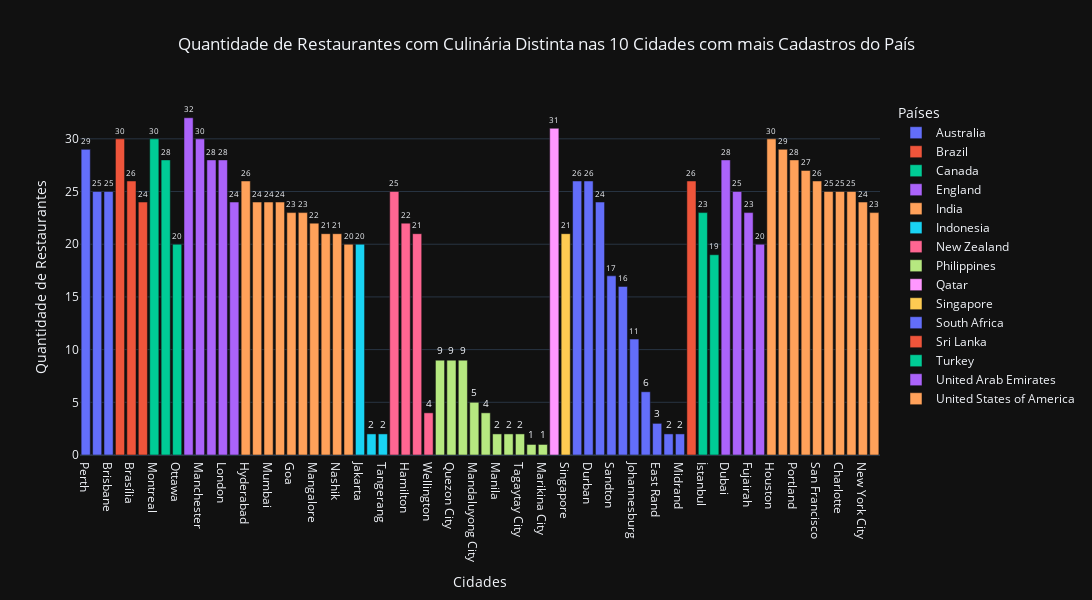

The notebook cell this image was saved under:
### Code cell
# Quantidade de Restaurantes com Culinária Distinta nas 10 Cidades com mais Cadastros do País
cols = ['country_name', 'city', 'cuisines']
df = df_original.copy()
x = 'city'
y = 'cuisines'
z = 'country_name'
operacao = pd.Series.nunique
title = 'Quantidade de Restaurantes com Culinária Distinta nas 10 Cidades com mais Cadastros do País'
xaxis_title = 'Cidades'
yaxis_title = 'Quantidade de Restaurantes'
legend_title_text = 'Países'

restaurantes_por_cidade = cities_bar_plot(df, cols, x, y, z, operacao, ascending = [True, False], title = title, xaxis_title = xaxis_title, yaxis_title = yaxis_title, legend_title_text = legend_title_text)
restaurantes_por_cidade

### Figure 1 — Plotly figure (JSON) as saved in the notebook; plotly's stock layout.template omitted (floating-point values rounded to 4 significant figures)
{"data": [{"alignmentgroup": "True", "hovertemplate": "country_name=Australia<br>city=%{x}<br>cuisines=%{text}<extra></extra>", "legendgroup": "Australia", "marker": {"color": "#636efa", "pattern": {"shape": ""}}, "name": "Australia", "offsetgroup": "Australia", "orientation": "v", "showlegend": true, "text": [29, 25, 25], "textfont": {"size": 10}, "textposition": "outside", "texttemplate": "%{text:.0f}", "type": "bar", "x": ["Perth", "Adelaide", "Brisbane"], "xaxis": "x", "y": [29, 25, 25], "yaxis": "y"}, {"alignmentgroup": "True", "hovertemplate": "country_name=Brazil<br>city=%{x}<br>cuisines=%{text}<extra></extra>", "legendgroup": "Brazil", "marker": {"color": "#EF553B", "pattern": {"shape": ""}}, "name": "Brazil", "offsetgroup": "Brazil", "orientation": "v", "showlegend": true, "text": [30, 26, 24], "textfont": {"size": 10}, "textposition": "outside", "texttemplate": "%{text:.0f}", "type": "bar", "x": ["São Paulo", "Brasília", "Rio de Janeiro"], "xaxis": "x", "y": [30, 26, 24], "yaxis": "y"}, {"alignmentgroup": "True", "hovertemplate": "country_name=Canada<br>city=%{x}<br>cuisines=%{text}<extra></extra>", "legendgroup": "Canada", "marker": {"color": "#00cc96", "pattern": {"shape": ""}}, "name": "Canada", "offsetgroup": "Canada", "orientation": "v", "showlegend": true, "text": [30, 28, 20], "textfont": {"size": 10}, "textposition": "outside", "texttemplate": "%{text:.0f}", "type": "bar", "x": ["Montreal", "Calgary", "Ottawa"], "xaxis": "x", "y": [30, 28, 20], "yaxis": "y"}, {"alignmentgroup": "True", "hovertemplate": "country_name=England<br>city=%{x}<br>cuisines=%{text}<extra></extra>", "legendgroup": "England", "marker": {"color": "#ab63fa", "pattern": {"shape": ""}}, "name": "England", "offsetgroup": "England", "orientation": "v", "showlegend": true, "text": [32, 30, 28, 28, 24], "textfont": {"size": 10}, "textposition": "outside", "texttemplate": "%{text:.0f}", "type": "bar", "x": ["Birmingham", "Manchester", "Edinburgh", "London", "Glasgow"], "xaxis": "x", "y": [32, 30, 28, 28, 24], "yaxis": "y"}, {"alignmentgroup": "True", "hovertemplate": "country_name=India<br>city=%{x}<br>cuisines=%{text}<extra></extra>", "legendgroup": "India", "marker": {"color": "#FFA15A", "pattern": {"shape": ""}}, "name": "India", "offsetgroup": "India", "orientation": "v", "showlegend": true, "text": [26, 24, 24, 24, 23, 23, 22, 21, 21, 20], "textfont": {"size": 10}, "textposition": "outside", "texttemplate": "%{text:.0f}", "type": "bar", "x": ["Hyderabad", "Chennai", "Mumbai", "Puducherry", "Goa", "Kochi", "Mangalore", "Kanpur", "Nashik", "Guwahati"], "xaxis": "x", "y": [26, 24, 24, 24, 23, 23, 22, 21, 21, 20], "yaxis": "y"}, {"alignmentgroup": "True", "hovertemplate": "country_name=Indonesia<br>city=%{x}<br>cuisines=%{text}<extra></extra>", "legendgroup": "Indonesia", "marker": {"color": "#19d3f3", "pattern": {"shape": ""}}, "name": "Indonesia", "offsetgroup": "Indonesia", "orientation": "v", "showlegend": true, "text": [20, 2, 2], "textfont": {"size": 10}, "textposition": "outside", "texttemplate": "%{text:.0f}", "type": "bar", "x": ["Jakarta", "Bogor", "Tangerang"], "xaxis": "x", "y": [20, 2, 2], "yaxis": "y"}, {"alignmentgroup": "True", "hovertemplate": "country_name=New Zealand<br>city=%{x}<br>cuisines=%{text}<extra></extra>", "legendgroup": "New Zealand", "marker": {"color": "#FF6692", "pattern": {"shape": ""}}, "name": "New Zealand", "offsetgroup": "New Zealand", "orientation": "v", "showlegend": true, "text": [25, 22, 21, 4], "textfont": {"size": 10}, "textposition": "outside", "texttemplate": "%{text:.0f}", "type": "bar", "x": ["Auckland", "Hamilton", "Wellington City", "Wellington"], "xaxis": "x", "y": [25, 22, 21, 4], "yaxis": "y"}, {"alignmentgroup": "True", "hovertemplate": "country_name=Philippines<br>city=%{x}<br>cuisines=%{text}<extra></extra>", "legendgroup": "Philippines", "marker": {"color": "#B6E880", "pattern": {"shape": ""}}, "name": "Philippines", "offsetgroup": "Philippines", "orientation": "v", "showlegend": true, "text": [9, 9, 9, 5, 4, 2, 2, 2, 1, 1], "textfont": {"size": 10}, "textposition": "outside", "texttemplate": "%{text:.0f}", "type": "bar", "x": ["Makati City", "Quezon City", "Taguig City", "Mandaluyong City", "Pasig City", "Manila", "Pasay City", "Tagaytay City", "Las Piñas City", "Marikina City"], "xaxis": "x", "y": [9, 9, 9, 5, 4, 2, 2, 2, 1, 1], "yaxis": "y"}, {"alignmentgroup": "True", "hovertemplate": "country_name=Qatar<br>city=%{x}<br>cuisines=%{text}<extra></extra>", "legendgroup": "Qatar", "marker": {"color": "#FF97FF", "pattern": {"shape": ""}}, "name": "Qatar", "offsetgroup": "Qatar", "orientation": "v", "showlegend": true, "text": [31], "textfont": {"size": 10}, "textposition": "outside", "texttemplate": "%{text:.0f}", "type": "bar", "x": ["Doha"], "xaxis": "x", "y": [31], "yaxis": "y"}, {"alignmentgroup": "True", "hovertemplate": "country_name=Singapore<br>city=%{x}<br>cuisines=%{text}<extra></extra>", "legendgroup": "Singapore", "marker": {"color": "#FECB52", "pattern": {"shape": ""}}, "name": "Singapore", "offsetgroup": "Singapore", "orientation": "v", "showlegend": true, "text": [21], "textfont": {"size": 10}, "textposition": "outside", "texttemplate": "%{text:.0f}", "type": "bar", "x": ["Singapore"], "xaxis": "x", "y": [21], "yaxis": "y"}, {"alignmentgroup": "True", "hovertemplate": "country_name=South Africa<br>city=%{x}<br>cuisines=%{text}<extra></extra>", "legendgroup": "South Africa", "marker": {"color": "#636efa", "pattern": {"shape": ""}}, "name": "South Africa", "offsetgroup": "South Africa", "orientation": "v", "showlegend": true, "text": [26, 26, 24, 17, 16, 11, 6, 3, 2, 2], "textfont": {"size": 10}, "textposition": "outside", "texttemplate": "%{text:.0f}", "type": "bar", "x": ["Cape Town", "Durban", "Pretoria", "Sandton", "Clarens", "Johannesburg", "Randburg", "East Rand", "Inner City", "Midrand"], "xaxis": "x", "y": [26, 26, 24, 17, 16, 11, 6, 3, 2, 2], "yaxis": "y"}, {"alignmentgroup": "True", "hovertemplate": "country_name=Sri Lanka<br>city=%{x}<br>cuisines=%{text}<extra></extra>", "legendgroup": "Sri Lanka", "marker": {"color": "#EF553B", "pattern": {"shape": ""}}, "name": "Sri Lanka", "offsetgroup": "Sri Lanka", "orientation": "v", "showlegend": true, "text": [26], "textfont": {"size": 10}, "textposition": "outside", "texttemplate": "%{text:.0f}", "type": "bar", "x": ["Colombo"], "xaxis": "x", "y": [26], "yaxis": "y"}, {"alignmentgroup": "True", "hovertemplate": "country_name=Turkey<br>city=%{x}<br>cuisines=%{text}<extra></extra>", "legendgroup": "Turkey", "marker": {"color": "#00cc96", "pattern": {"shape": ""}}, "name": "Turkey", "offsetgroup": "Turkey", "orientation": "v", "showlegend": true, "text": [23, 19], "textfont": {"size": 10}, "textposition": "outside", "texttemplate": "%{text:.0f}", "type": "bar", "x": ["İstanbul", "Ankara"], "xaxis": "x", "y": [23, 19], "yaxis": "y"}, {"alignmentgroup": "True", "hovertemplate": "country_name=United Arab Emirates<br>city=%{x}<br>cuisines=%{text}<extra></extra>", "legendgroup": "United Arab Emirates", "marker": {"color": "#ab63fa", "pattern": {"shape": ""}}, "name": "United Arab Emirates", "offsetgroup": "United Arab Emirates", "orientation": "v", "showlegend": true, "text": [28, 25, 23, 20], "textfont": {"size": 10}, "textposition": "outside", "texttemplate": "%{text:.0f}", "type": "bar", "x": ["Dubai", "Abu Dhabi", "Fujairah", "Sharjah"], "xaxis": "x", "y": [28, 25, 23, 20], "yaxis": "y"}, {"alignmentgroup": "True", "hovertemplate": "country_name=United States of America<br>city=%{x}<br>cuisines=%{text}<extra></extra>", "legendgroup": "United States of America", "marker": {"color": "#FFA15A", "pattern": {"shape": ""}}, "name": "United States of America", "offsetgroup": "United States of America", "orientation": "v", "showlegend": true, "text": [30, 29, 28, 27, 26, 25, 25, 25, 24, 23], "textfont": {"size": 10}, "textposition": "outside", "texttemplate": "%{text:.0f}", "type": "bar", "x": ["Houston", "Philadelphia", "Portland", "Seattle", "San Francisco", "Austin", "Charlotte", "San Antonio", "New York City", "Denver"], "xaxis": "x", "y": [30, 29, 28, 27, 26, 25, 25, 25, 24, 23], "yaxis": "y"}], "layout": {"barmode": "relative", "font": {"size": 12}, "height": 600, "legend": {"title": {"text": "Países"}, "tracegroupgap": 0}, "title": {"text": "Quantidade de Restaurantes com Culinária Distinta nas 10 Cidades com mais Cadastros do País", "x": 0.5}, "width": 1300, "xaxis": {"anchor": "y", "autorange": true, "domain": [0, 1], "range": [-0.5, 69.5], "title": {"text": "Cidades"}, "type": "category"}, "yaxis": {"anchor": "x", "autorange": true, "domain": [0, 1], "range": [0, 33.68], "title": {"text": "Quantidade de Restaurantes"}, "type": "linear"}}}
